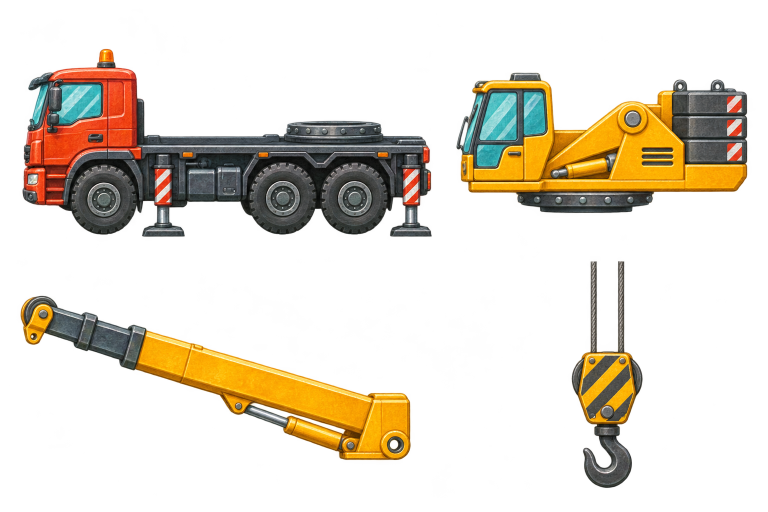
#> input picture art-source/puzzle/truck-crane/master.png, 1536 x 1024 px (shown at 1/2 size)
$ python split.py
#> lines starting #> are read from the running program, lines starting #| are printed output that depends on the picture
"""Register four intact crane modules using the slew ring, boom hinge and head sheave."""
import json
from pathlib import Path

from PIL import Image

source = Path(__file__).resolve().parent
out = source.parents[2] / "dist/puzzle/truck-crane"
out.mkdir(parents=True, exist_ok=True)
sheet = Image.open(source / "master.png").convert("RGBA")
#> sheet is the input picture: PIL image 1536x1024 RGBA; mean R, G, B, A 75.8, 60.1, 33.4, 62.9
assert sheet.size == (1536, 1024)
sheet.putalpha(sheet.getchannel("A").point(lambda a: 0 if a < 14 else min(255, round(a * 255 / 250))))

# Anchors on this sheet are in original image coordinates. Moving a parent also
# moves the joint to which its child fits. Uniform scales preserve the artwork.
def mounted_point(point, anchor, target, scale):
    return tuple(round(t + (p-a)*scale) for p, a, t in zip(point, anchor, target))


ring = (920, 560)
upper_foot = (1170, 420)
upper_scale = .68
hinge = mounted_point((1265, 237), upper_foot, ring, upper_scale)
heel = (790, 890)
boom_scale = 1.10
sheave = mounted_point((81, 630), heel, hinge, boom_scale)
modules = [
    ("truckCraneCarrier", "行驶底盘", (0, 0, 890, 500), (666, 259), ring, 1),
    ("truckCraneTurret", "回转平台", (890, 0, 1536, 500), upper_foot, ring, upper_scale),
    ("truckCraneBoom", "伸缩吊臂", (0, 500, 900, 1024), heel, hinge, boom_scale),
    ("truckCraneHook", "钢丝绳和吊钩", (900, 500, 1536, 1024), (1215, 523), sheave, .48),
]
layers = ["truckCraneCarrier", "truckCraneHook", "truckCraneBoom", "truckCraneTurret"]
parts = []
images = {}
for identifier, label, cell, anchor, target, scale in modules:
    layer = sheet.crop(cell)
    bounds = layer.getchannel("A").getbbox()
    corner = (cell[0]+bounds[0], cell[1]+bounds[1])
    x, y = mounted_point(corner, anchor, target, scale)
    layer = layer.crop(bounds)
    width, height = (round(length*scale) for length in layer.size)
    images[identifier] = layer.resize((width, height), Image.Resampling.LANCZOS)
    filename = identifier + ".webp"
    images[identifier].save(out / filename, lossless=True)
    parts.append(dict(id=identifier, name=label, file="puzzle/truck-crane/"+filename,
                      x=x, y=y, w=width, h=height))
#> this loop made 4 passes
#> (bounds, corner, x, y) on passes 2 to 4: ((22, 145, 605, 427), (912, 145), 745, 373), ((40, 91, 822, 421), (40, 591), 160, 107), ((242, 22, 386, 476), (1142, 522), 170, 150)
#> (bounds, x, y) on pass 1: ((44, 97, 864, 474), 298, 398)
#> pass 1, `layer = sheet.crop(cell)`:
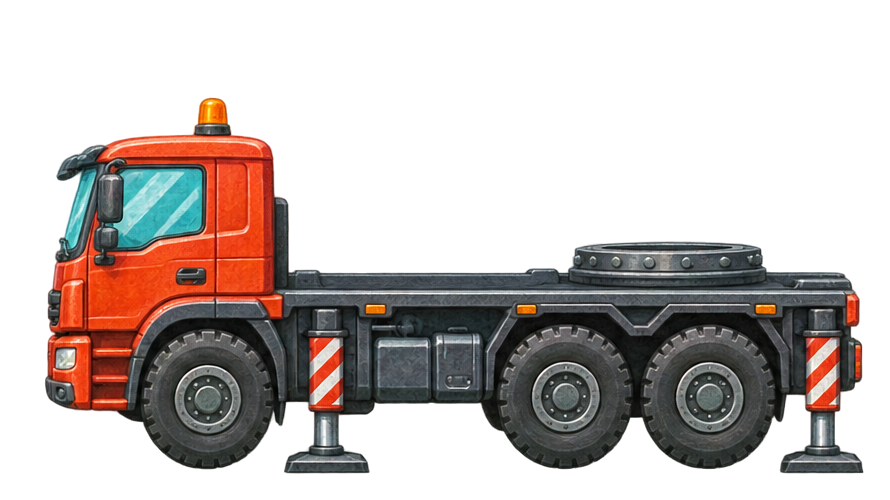
#> layer: PIL image 890x500 RGBA; mean R, G, B, A 69.8, 54.9, 48.9, 96.9; transparent parts drawn white
#> pass 2, `layer = layer.crop(bounds)`:
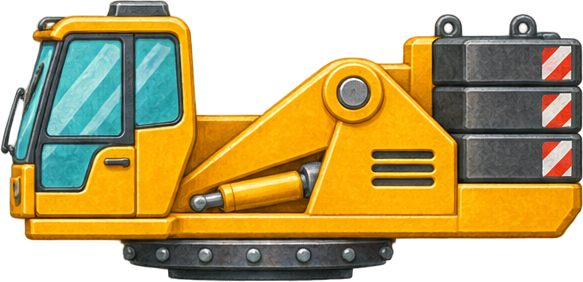
#> layer: PIL image 583x282 RGBA; mean R, G, B, A 155.5, 126.7, 52.4, 182.5; transparent parts drawn white
#> after the loop, images = 4 items; parts = 4 items

left, top = min(p["x"] for p in parts), min(p["y"] for p in parts)
#> left = 160; top = 107
for p in parts:
    p["x"] -= left
    p["y"] -= top
#> this loop made 4 passes
width, height = max(p["x"]+p["w"] for p in parts), max(p["y"]+p["h"] for p in parts)
#> width = 981; height = 668
model = dict(id="truck-crane", name="汽车起重机", width=width, height=height,
             layers=layers, parts=parts, intro="truckCraneIntro")
#> model = 7 items
(out / "model.json").write_text(json.dumps(model, ensure_ascii=False, indent=2), "utf8")
assembled = Image.new("RGBA", (width, height))
#> assembled: PIL image 981x668 RGBA; every value is 0
by_id = {p["id"]: p for p in parts}
#> by_id = 4 items
for identifier in layers:
    p = by_id[identifier]
    assembled.alpha_composite(images[identifier], (p["x"], p["y"]))
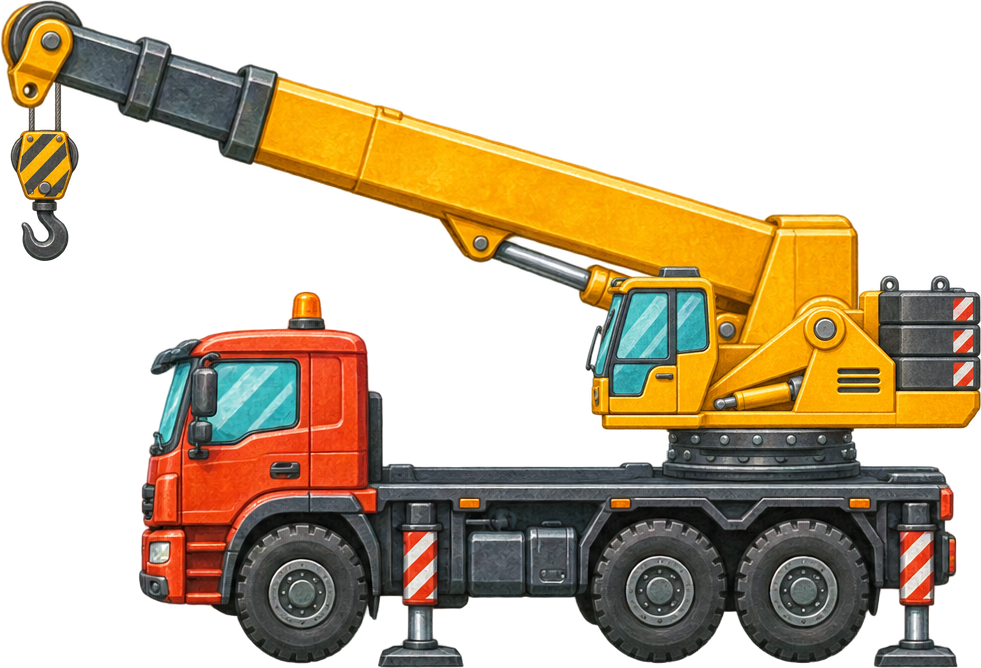
#> assembled: PIL image 981x668 RGBA; mean R, G, B, A 66.5, 51.2, 28.4, 120; transparent parts drawn white
preview = assembled.copy()
preview.thumbnail((420, 230), Image.Resampling.LANCZOS)
preview.save(out / "preview.webp", quality=93)

proof = Image.new("RGB", (1200, 450), "#fff3d5")
for i, part in enumerate(parts):
    thumb = images[part["id"]].copy()
    thumb.thumbnail((227, 185), Image.Resampling.LANCZOS)
    x = i%2*248+(248-thumb.width)//2
    y = i//2*225+(225-thumb.height)//2
    proof.paste(thumb, (x, y), thumb)
#> this loop made 4 passes
#> (x, y) on passes 1 to 4: (10, 60), (258, 57), (10, 289), (342, 245)
#> pass 3, `thumb = images[part["id"]].copy()`:
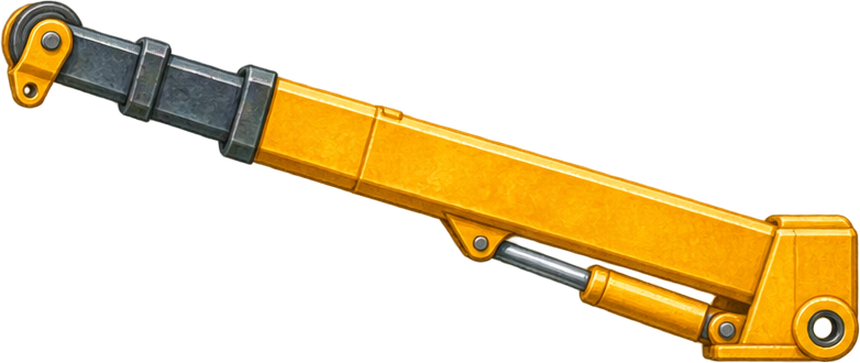
#> thumb: PIL image 860x363 RGBA; mean R, G, B, A 60.8, 44.2, 10.2, 75.3; transparent parts drawn white
#> after the loop:
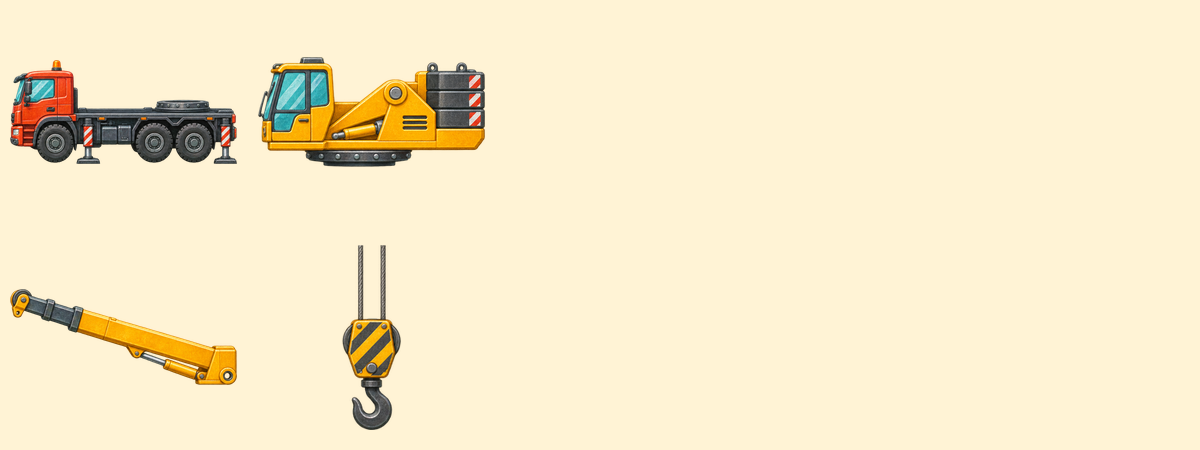
#> proof: PIL image 1200x450 RGB; mean R, G, B 246.4, 233.1, 201.1
#> after the loop:
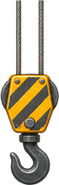
#> thumb: PIL image 59x185 RGBA; mean R, G, B, A 61.5, 51.8, 31, 110.2; transparent parts drawn white
assembled.thumbnail((674, 425), Image.Resampling.LANCZOS)
#> assembled: PIL image 624x425 RGBA
proof.paste(assembled, (496+(704-assembled.width)//2, (450-assembled.height)//2), assembled)
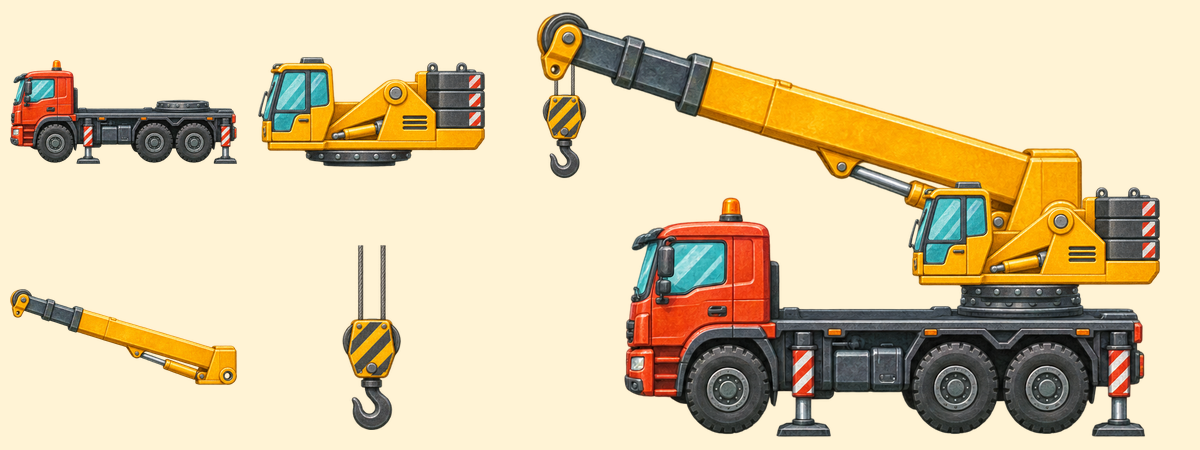
#> proof: PIL image 1200x450 RGB; mean R, G, B 219.4, 201.5, 165.5
proof.save(source / "parts-preview.jpg", quality=94)
